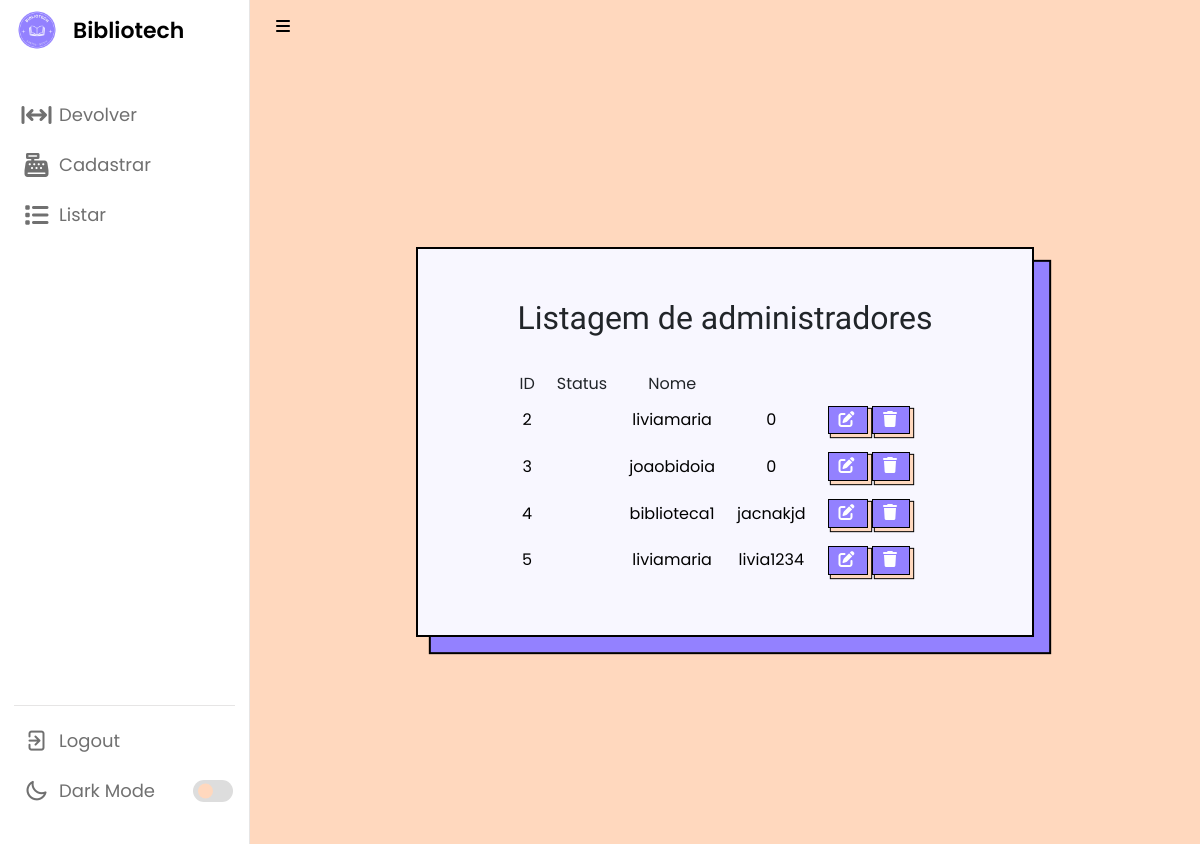
Page /listarAdministrador.php (signed in) on the committed database.
### tables this page shows
CREATE TABLE `administrador` (
  `id` int(11) NOT NULL,
  `status` varchar(100) NOT NULL,
  `login` varchar(100) NOT NULL,
  `senha` varchar(100) NOT NULL
);

### listarAdministrador.php (the view, shortened to what this page needs)
<?php
require_once("conexao.php");
$sql = "select * from administrador";
$resultado = mysqli_query($conexao, $sql);
?>
<!DOCTYPE html>
<html lang="pt-br">
<head>
    <link rel="stylesheet" href="css/style.css">
    <link rel="stylesheet" href="css/cadastrar.css">
    <link rel="stylesheet" href="css/bootstrap.css">
    <link rel="stylesheet" href="https://unicons.iconscout.com/release/v4.0.0/css/line.css">
</head>
<body>
    <nav>
        <a href="main.php" style="text-decoration: none">
            <div class="logo-name">
                <div class="logo-image">
                    <img src="logo.ico" alt="">
                </div>
                <span class="logo_name">Bibliotech</span>
            </div>
        </a>
        <div class="menu-items">
            <ul class="nav-links">
                <?php require_once('sidebar.php') ?>
            </ul>
            <ul class="logout-mode">
                <li><a href="#">
                        <i class="uil uil-signout"></i>
                        <span class="link-name">Logout</span>
                    </a></li>
                <li class="mode">
                    <a href="sair.php">
                        <i class="uil uil-moon"></i>
                        <span class="link-name">Dark Mode</span>
                    </a>
                    <div class="mode-toggle">
                        <span class="switch"></span>
                    </div>
                </li>
            </ul>
        </div>
    </nav>
    <section class="dashboard">
        <div class="navbar bg-body-tertiary">
            <div class="container-fluid">
                <i class="fa-solid fa-bars sidebar-toggle botaoNav"></i>
            </div>
        </div>
        <div class="corpo">
            <div class="geekcb-wrapper">
                <form method="post" class="geekcb-form-contact">
                    <div class="listar">
                        <h2 style="font-family: 'Fjalla One'; text-align: center">Listagem de administradores</h2><br>
                        <table>
                            <thead>
                                <tr>
                                    <td>ID</td>
                                    <td>Status</td>
                                    <td>Nome</td>
                                </tr>
                            <tbody>
                                <?php while ($linha = mysqli_fetch_array($resultado)) { ?>
                                    <tr>
                                        <td>
                                            <?= $linha['id'] ?>
                                        </td>
                                        <td>
                                        </td>
                                        <td>
                                            <?= $linha['login'] ?>
                                        </td>
                                        <td>
                                            <?= $linha['senha'] ?>
                                        </td>
                                        <td>
                                            <a href="alterarAdministrador.php? id=<?= $linha['id'] ?>" class="botao">
                                                <i class="fa-solid fa-pen-to-square"></i>
                                            </a>
                                            <a href="listarAdministrador.php? id=<?= $linha['id'] ?>" class="botao"
                                                onclick="return confirm('Deseja mesmo excluir o cadastro?')">
                                                <i class="fa-sharp fa-solid fa-trash"></i> </a>
                                        </td>
                                    </tr>
                                <?php } ?>
                            </tbody>
                        </table>
                    </div>
                </form>
            </div>
        </div>
    </section>
</body>
</html>

### css/style.css (style rules this page uses)
* { margin: 0; padding: 0; box-sizing: border-box; font-family: 'Poppins', sans-serif; }
:root { --primary-color: #9381ff; --panel-color: #ffd8be; --text-color: #000; --black-light-color: #707070; --border-color: #e6e5e5; --toggle-color: #DDD; --box1-color: #4DA3FF; --box2-color: #FFE6AC; --box3-color: #E7D1FC; --index-i: #9381ff; --title-icon-color: #fff; --nav-color: white; --botaoNav: black; --tran-05: all 0.5s ease; --tran-03: all 0.3s ease; --tran-03: all 0.2s ease; }
body { min-height: 100vh; background-color: var(--primary-color); }
nav { position: fixed; top: 0; left: 0; height: 100%; width: 250px; padding: 10px 14px; background-color: var(--nav-color); border-right: 1px solid var(--border-color); transition: var(--tran-05); }
.botaoNav { color: var(--botaoNav); cursor: pointer; }
nav .logo-name { display: flex; align-items: center; }
nav .logo-image { display: flex; justify-content: center; min-width: 45px; }
nav .logo-image img { width: 40px; object-fit: cover; border-radius: 50%; }
nav .logo-name .logo_name { font-size: 22px; font-weight: 600; color: var(--text-color); margin-left: 14px; transition: var(--tran-05); }
nav .menu-items { margin-top: 40px; height: calc(100% - 90px); display: flex; flex-direction: column; justify-content: space-between; }
.menu-items li { list-style: none; }
.menu-items li a { display: flex; align-items: center; height: 50px; text-decoration: none; position: relative; }
.menu-items li a i { font-size: 24px; min-width: 45px; height: 100%; display: flex; align-items: center; justify-content: center; color: var(--black-light-color); }
.menu-items li a .link-name { font-size: 18px; font-weight: 400; color: var(--black-light-color); transition: var(--tran-05); }
.menu-items .logout-mode { padding-top: 10px; border-top: 1px solid var(--border-color); }
.menu-items .mode { display: flex; align-items: center; white-space: nowrap; }
.menu-items .mode-toggle { position: absolute; right: 14px; height: 50px; min-width: 45px; display: flex; align-items: center; justify-content: center; cursor: pointer; }
.mode-toggle .switch { position: relative; display: inline-block; height: 22px; width: 40px; border-radius: 25px; background-color: var(--toggle-color); }
.switch:before { content: ""; position: absolute; left: 5px; top: 50%; transform: translateY(-50%); height: 15px; width: 15px; background-color: var(--panel-color); border-radius: 50%; transition: var(--tran-03); }
.dashboard { position: relative; left: 250px; background-color: var(--panel-color); min-height: 100vh; width: calc(100% - 250px); padding: 10px 14px; transition: var(--tran-05); }
table tbody td { height: 2.8rem; color: #000000; }
table tbody tr:last-child td { border: 2; }
.listar table td { padding-right: 20px; text-align: center; }
nav ul { list-style: none; }
nav ul li { line-height: 60px; }

### css/cadastrar.css (style rules this page uses)
.corpo { align-items: center; display: flex; height: auto; justify-items: center; margin: 0; width: auto; }
.geekcb-wrapper { align-items: center; display: flex; flex-direction: column; height: 100vh; justify-content: center; width: 150vw; }
.geekcb-form-contact { background-color: #f8f7ff; border: 2px solid black; box-shadow: 15px 15px 1px #9381ff, 15px 15px 1px 2px black; padding: 50px 100px; transition: .2s all linear; }
.botao { background-color: #9381ff; border: 1px solid black; box-shadow: 3px 3px 1px #ffd8be, 3px 3px 1px 1px black; color: #fff; cursor: pointer; display: inline-block; letter-spacing: 2px; line-height: 20pt; margin: 0 auto; outline: none; padding: 0 10px; text-transform: uppercase; transition: .2 all ease-in-out; }

### rows in the picture
administrador: id "2", login "liviamaria", senha "0"
administrador: id "3", login "joaobidoia", senha "0"
administrador: id "4", login "biblioteca1", senha "jacnakjd"
administrador: id "5", login "liviamaria", senha "livia1234"
